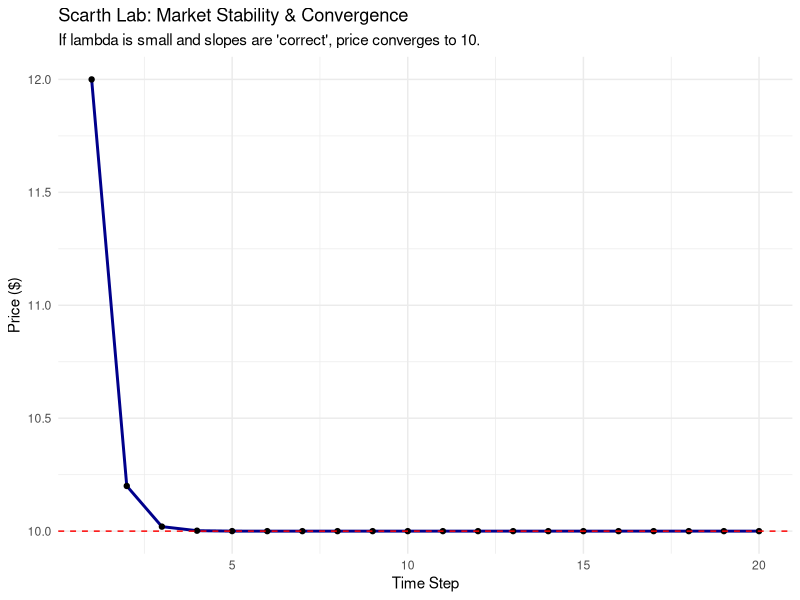
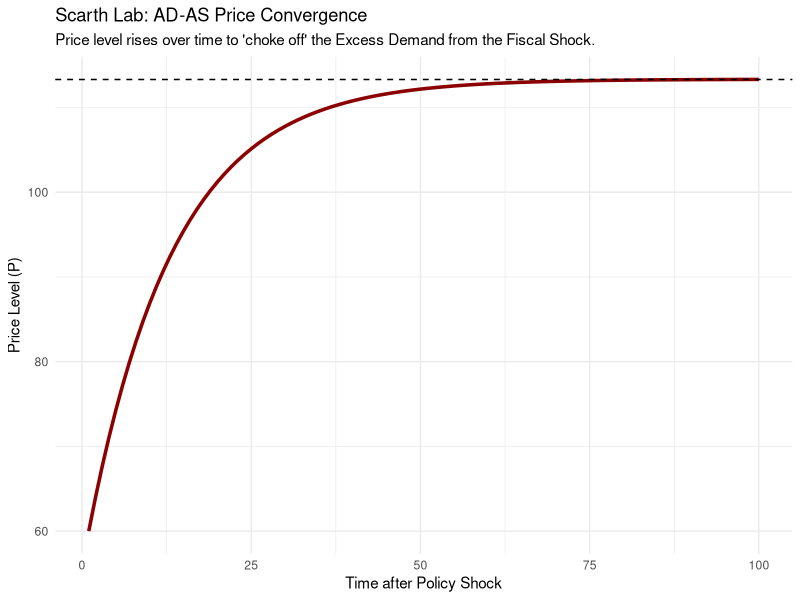
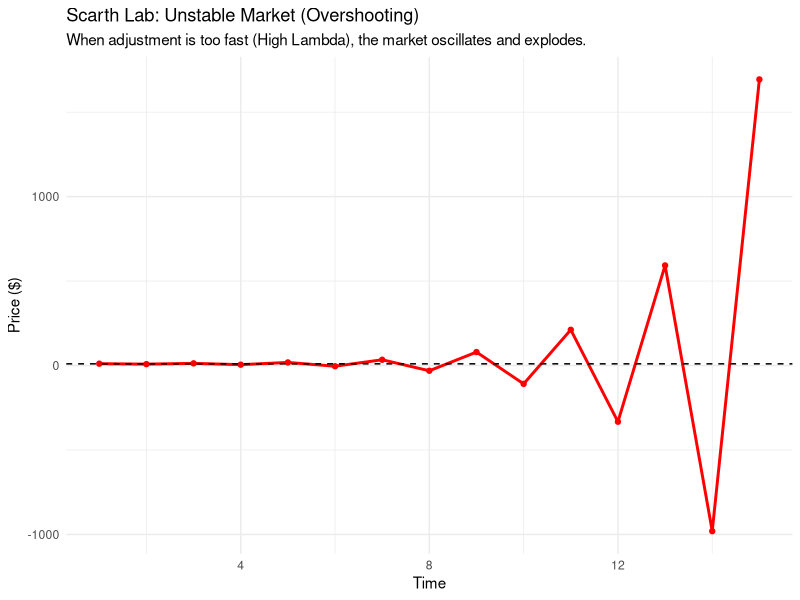

These charts were generated, in order, by the following R code:
library(tidyverse)

# SCARTH CHAPTER 2

# The R "Stability Lab": Simulating a Market Shock
#   We can use R to see if a market "heals" itself or "explodes" after a shock.

# 1. Define a Dynamic Price Adjustment Function
# Price tomorrow = Price today + lambda * (Excess Demand)
simulate_market <- TRUE
lambda <- 0.1 # Speed of adjustment
p_start <- 12 # Initial shock (Equilibrium is 10)
steps <- 1:20

prices <- numeric(length(steps))
prices[1] <- p_start

for (t in 1:(length(steps)-1)) {
  # Demand: 100 - 5P | Supply: 10 + 4P
  excess_demand <- (100 - 5 * prices[t]) - (10 + 4 * prices[t])
  prices[t+1] <- prices[t] + lambda * excess_demand
}

# 2. Plotting the Convergence
df_stability <- tibble(step = steps, price = prices)

ggplot(df_stability, aes(x = step, y = price)) +
  geom_line(color = "darkblue", linewidth = 1) +
  geom_point() +
  geom_hline(yintercept = 10, linetype = "dashed", color = "red") +
  labs(title = "Scarth Lab: Market Stability & Convergence",
       subtitle = "If lambda is small and slopes are 'correct', price converges to 10.",
       x = "Time Step", y = "Price ($)") +
  theme_minimal()


# The R Lab: Simulating the AD-AS Convergence
#   We will simulate a Fiscal Expansion (Government spending rises). We'll watch how 
#     the "Excess Demand" created by the policy slowly pushes the Price Level up until 
#     the market "heals" at a new, higher equilibrium.

# 1. Setup Parameters
lambda <- 0.05    # Speed of Price Adjustment (The 'Scarth' Parameter)
steps <- 1:100    # Time steps to watch the convergence
P <- numeric(100)
P[1] <- 60        # Starting Price (Equilibrium was at 60)

# 2. Structural Equations (Linearized for simplicity)
# AD: Yd = 150 - P + G (Initially G=10, then we shock it to G=40)
G_shock <- 40 
# AS: Ys = 20 + 0.5P

# 3. The Dynamic Loop (Excess Demand Logic)
for (t in 1:(length(steps)-1)) {
  Yd <- 150 - P[t] + G_shock
  Ys <- 20 + 0.5 * P[t]
  
  excess_demand <- Yd - Ys
  
  # Scarth's Price Adjustment Rule: Change in P is proportional to ED
  P[t+1] <- P[t] + lambda * (excess_demand)
}

# 4. Visualising the Path to Stability
df_path <- tibble(time = steps, price = P) %>%
  mutate(gdp = 20 + 0.5 * price) # Calculate GDP along the path

# Plot Price Convergence
ggplot(df_path, aes(x = time, y = price)) +
  geom_line(color = "darkred", linewidth = 1.2) +
  geom_hline(yintercept = 113.3, linetype = "dashed") + # The new math equilibrium
  labs(title = "Scarth Lab: AD-AS Price Convergence",
       subtitle = "Price level rises over time to 'choke off' the Excess Demand from the Fiscal Shock.",
       x = "Time after Policy Shock", y = "Price Level (P)") +
  theme_minimal()




# A market that fails to heal itself

# 1. Setup an UNSTABLE market
# We make lambda (speed of adjustment) too high (0.3 instead of 0.05)
lambda_unstable <- 0.3 
steps <- 1:15
P_unstable <- numeric(15)
P_unstable[1] <- 11 # Start just slightly away from Equilibrium (10)

for (t in 1:14) {
  # Demand: 100 - 5P | Supply: 10 + 4P
  # Excess Demand = (100 - 5P) - (10 + 4P) = 90 - 9P
  ED <- 90 - 9 * P_unstable[t]
  P_unstable[t+1] <- P_unstable[t] + lambda_unstable * ED
}

# 2. Plotting the "Overshooting" / Explosion
df_unstable <- tibble(time = steps, price = P_unstable)

ggplot(df_unstable, aes(x = time, y = price)) +
  geom_line(color = "red", linewidth = 1) +
  geom_point(color = "red") +
  geom_hline(yintercept = 10, linetype = "dashed") +
  labs(title = "Scarth Lab: Unstable Market (Overshooting)",
       subtitle = "When adjustment is too fast (High Lambda), the market oscillates and explodes.",
       x = "Time", y = "Price ($)") +
  theme_minimal()
